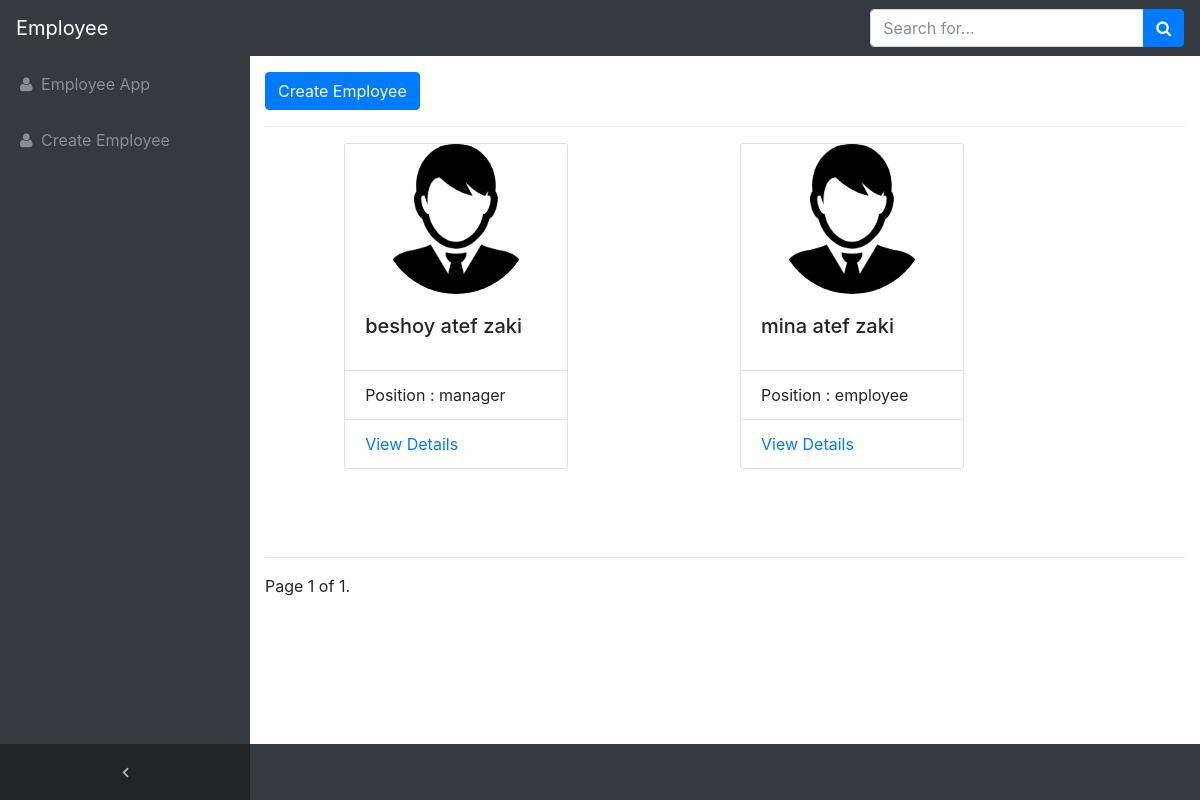
The app's page /, older data.
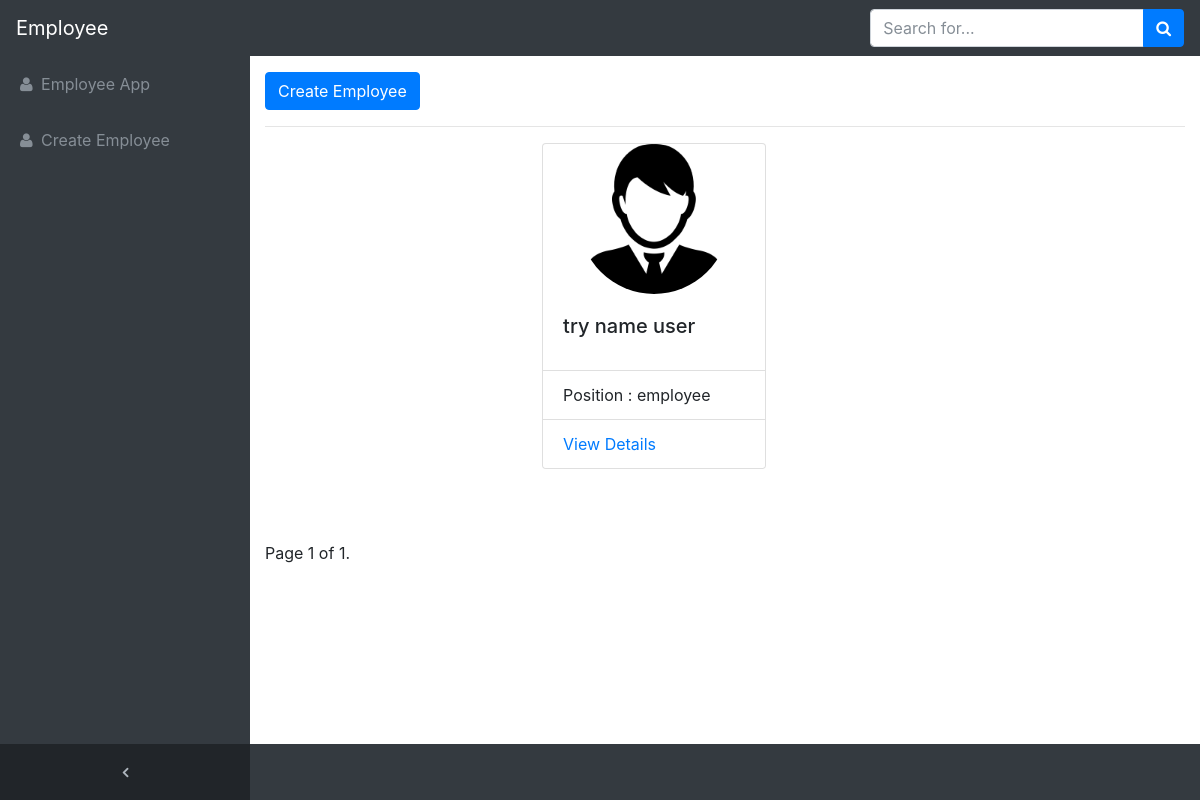
The same page, newer data.
### mainapp/models.py (models this page shows, shortened)
class Employee(models.Model):
	first_name		= models.CharField(max_length=50)
	last_name		= models.CharField(max_length=50)
	middle_name		= models.CharField(max_length=50)
	slug 	   		= models.SlugField(blank=True ,
						unique=True)
	image 			= models.ImageField(
						upload_to = upload_image_path ,
				        blank= True)
	national_id		= models.CharField(max_length=15 ,
						unique=True)
	position 		= models.CharField(max_length=120 ,
						default='Employee',
				  		choices=POSITION_CHOICES)
	jop 			= models.CharField(max_length=150,
						 blank= True )
	age 			= models.IntegerField()
	date_of_birth	= models.DateField()
	timestamp   	= models.DateTimeField(
						auto_now_add=True)
	place_of_birth  = models.CharField(max_length=120)
	country 		= models.CharField(max_length=50)
	nationality 	= models.CharField(max_length=50)
	maritial_status = models.CharField(max_length=50 ,
					default ='Male' ,
					choices=MARIRTIAL_STATUS_CHOICES)
	gendar 			=  models.CharField(max_length=50 ,
						default ='Male' ,
						choices=GENDAR_COICES)
	objects 		= EmployeeManager()
	def full_name(self):
		self.FullName = self.first_name + ' ' + self.middle_name+ ' '+self.last_name
		return self.FullName
	def get_absolute_url(self):
		slug = self.slug
		return reverse('detail',kwargs={'slug':slug})

### mainapp/views.py (the view)
# urls.py: url(r'^$',home, name='home') ,
def home(request):
	form = EmployeeForm()
	qs = Employee.objects.all()
	paginator = Paginator(qs, 4)
	page = request.GET.get('page',1)
	objects = paginator.page(page)
	content={
	'form':form,
	'objects': objects
	}
	return render(request,'mainapp/home.html',content)

### mainapp/models.py (called while the page is built)
	def get_queryset(self):
		return EmployeeQuerySet(self.model, using=self._db)

### templates/mainapp/home.html (shortened to what this page needs)
{% extends 'base.html' %}
{% block content %}
{% load static %}
{% url 'update' as update_url %}
<div class="row">
  <div class="col-12">
  <button type="button" class="btn btn-primary" data-toggle="modal" data-target="#exampleModal">
  Create Employee
  </button>
  <hr>
</div>
</div>
<div class="row justify-content-md-center">
  {% for employee in objects %}
  <div class="col-xl-5 col-sm-5 mb-5">
    <div class="card" style="width: 14rem;">
         {% if employee.image %} <img class="rounded-circle"
          style="max-height:10rem;"
          src="{{ employee.image.url }}"
          alt="Employee image"/>
          {% elif employee.gendar == "male" %}
             <img class="featurette-image rounded-circle  mx-auto" src="{% static 'img/male.png'%}" alt="Generic placeholder image"  width="150" height="150">
           {% elif employee.gendar == "female" %}
             <img class="featurette-image rounded-circle  mx-auto" src="{% static 'img/female.png'%}" alt="Generic placeholder image"  width="150" height="150">
          {% endif %}
        <div class="card-body">
          <h5 class="card-title">{{ employee.full_name }}</h5>
        </div>
        <ul class="list-group list-group-flush">
          <li class="list-group-item">Position : {{employee.position}}</li>
          <li class="list-group-item">
            <a href="{{employee.get_absolute_url}}" class="card-link">View Details</a>
         </li>
          </ul>
    </div>
    <br>
  </div>
  {% if forloop.counter|divisibleby:2 %}
   <div class="col-12"><hr> </div>
  {% endif %}
  {% endfor %}
</div>
<div class="pagination">
    <span class="step-links">
        <span class="current">
            Page {{ objects.number }} of {{ objects.paginator.num_pages }}.
        </span>
    </span>
</div>
{% endblock %}

Row changes from the older to the newer data that the page shows:
removed Employee: full_name "beshoy atef zaki", position "manager"
removed Employee: full_name "mina atef zaki", position "employee"
added Employee: full_name "try name user", position "employee"
